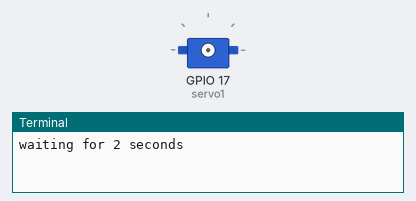
A program run on a simulated Raspberry Pi (BCM pin numbers). On the bench: servo, the last lines printed to the terminal. Servo angles are drawn from the pulse width (0.5 ms = 0°, 2.5 ms = 180°). At 10.5 s the program stops and its outputs stay as they are.

Above: at 0.1 s.
At 3.1 s:
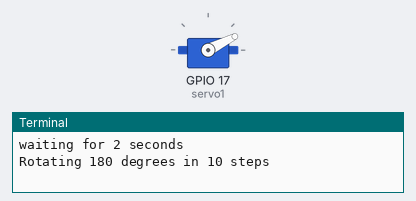
At 5.1 s:
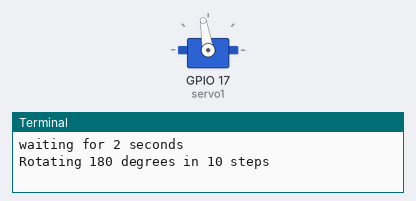
At 7.1 s:
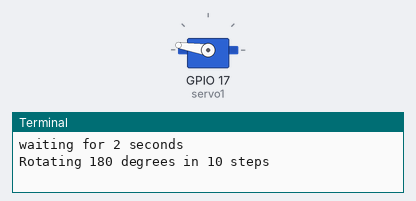
Timing chart, 0 to 11.5 s (numbered marks = the images above):
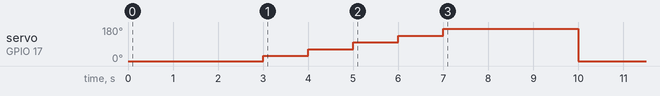

Measured:
- by itself, servo on GPIO 17 (servo1): rises from 0° to 171° in 4.0 s, then falls to 0° in 3.0 s

The program:

server_control.py
```python
#		PWM Waveform
#		============
#
# In this program a SERVO motor is controlled with a PWM signal.
#
#

# Import libraries
import RPi.GPIO as GPIO
import time

# Set GPIO numbering mode
GPIO.setmode(GPIO.BCM)

# Set port 17 as an output, and set servo1 as port 17 as PWM
GPIO.setup(17,GPIO.OUT)
servo1 = GPIO.PWM(17,50) # Note 17 is port, 50 = 50Hz pulse

# start PWM running, but with value of 0 (pulse off)
servo1.start(0)
print "waiting for 2 seconds"
time.sleep(2)

#Lets move the servo
print "Rotating 180 degrees in 10 steps"

# Define variable duty
duty = 2

# Loop for duty values from 2 to 12 (0 to 180 degrees)
while duty <= 12:
	servo1.ChangeDutyCycle(duty)
	time.sleep(0.7)
	servo1.ChangeDutyCycle(0)
	time.sleep(0.3)
	duty = duty + 2

# wait a couple of seconds
time.sleep(2)

# return to zero position
servo1.ChangeDutyCycle(2)
time.sleep(0.5)
servo1.ChangeDutyCycle(0)

#Clean things up at the end
servo1.stop()
GPIO.cleanup()
print "Goodbye"
```
